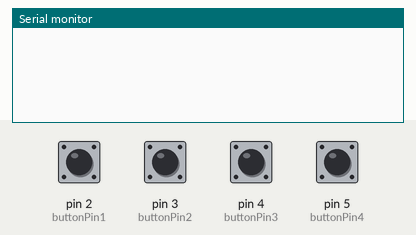
A sketch run on a simulated Arduino Uno, built with avr-gcc and run on an emulated ATmega328P. On the bench: the last lines printed to the serial monitor. Inputs (shaded band) come from the test bench; at power-on: pin 2 (buttonPin1), pin 3 (buttonPin2), pin 4 (buttonPin3), pin 5 (buttonPin4) HIGH.

Above: at 1.2 s.
1.3 s: pin 2 (buttonPin1) pulled LOW for 0.15 s
At 1.6 s:
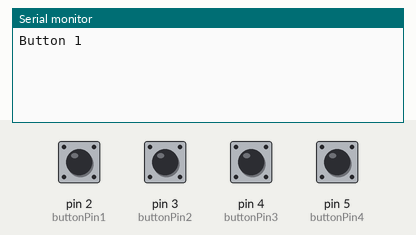
2.9 s: pin 3 (buttonPin2) pulled LOW for 0.15 s
At 4.0 s:
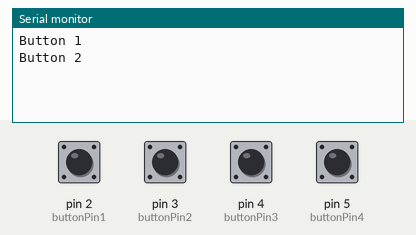
4.5 s: pin 4 (buttonPin3) pulled LOW for 0.15 s
At 5.2 s:
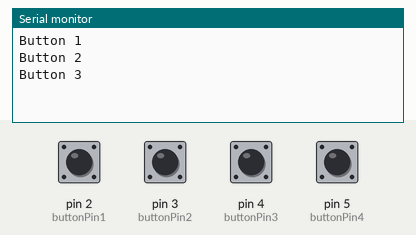
6.1 s: pin 5 (buttonPin4) pulled LOW for 0.15 s
At 6.5 s:
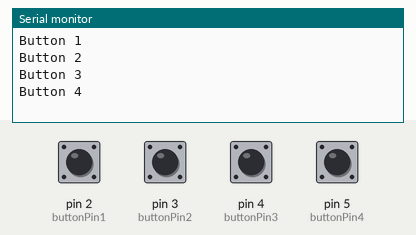
Timing chart, 0 to 8.7 s (numbered marks = the images above; inputs shaded):
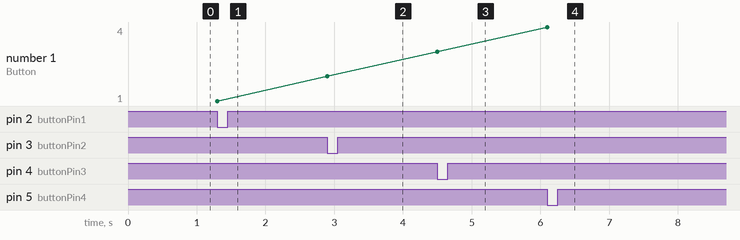

Measured:
- after the input at 1.3 s, the serial monitor: prints a new line at once (image 1)
- after the input at 2.9 s, the serial monitor: prints a new line at once (image 2)
- after the input at 4.5 s, the serial monitor: prints a new line at once (image 3)
- after the input at 6.1 s, the serial monitor: prints a new line at once (image 4)
- plotted number 1: 1 → 2 after the input at 2.9 s, 2 → 3 after the input at 4.5 s, 3 → 4 after the input at 6.1 s

The sketch:

ButtonSwitch.ino
```cpp
//define
#define button1  1
#define button2  2
#define button3  3
#define button4  4
#define buttonNone 0
//button
const int buttonPin1 = 2;
const int buttonPin2 = 3;
const int buttonPin3 = 4;
const int buttonPin4 = 5;
int buttonState1 = 0;
int buttonState2 = 0;
int buttonState3 = 0;
int buttonState4 = 0;
int prevButtonState1;
int prevButtonState2;
int prevButtonState3;
int prevButtonState4;
int buttonKey = 0;

void setup() {
  // put your setup code here, to run once:
  Serial.begin(9600);

}

void loop() {
  // put your main code here, to run repeatedly:
  buttonKey = read_LCD_Button();
  switch (buttonKey) {
    case 1: {
      Serial.println("Button 1");
      break;
    }
    case 2: {
      Serial.println("Button 2");
      break;
    }
    case 3: {
      Serial.println("Button 3");
      break;
    }
    case 4: {
      Serial.println("Button 4");
      break;
    }
    case buttonNone: {

      break;
    }
  }

}
int read_LCD_Button() {
  buttonState1 = digitalRead(buttonPin1);
  buttonState2 = digitalRead(buttonPin2);
  buttonState3 = digitalRead(buttonPin3);
  buttonState4 = digitalRead(buttonPin4);
  if(buttonState1 == LOW && prevButtonState1 == HIGH) {
    prevButtonState1 = buttonState1;
    return button1;
  } else if(buttonState2 == LOW && prevButtonState2 == HIGH) {
    prevButtonState2 = buttonState2;
    return button2;
  } else if(buttonState3 == LOW && prevButtonState3 == HIGH) {
    prevButtonState3 = buttonState3;
    return button3;
  } else if(buttonState4 == LOW && prevButtonState4 == HIGH) {
    prevButtonState4 = buttonState4;
    return button4;
  } else {
    prevButtonState1 = buttonState1;
    prevButtonState2 = buttonState2;
    prevButtonState3 = buttonState3;
    prevButtonState4 = buttonState4;
    return buttonNone;
  }
}
```
